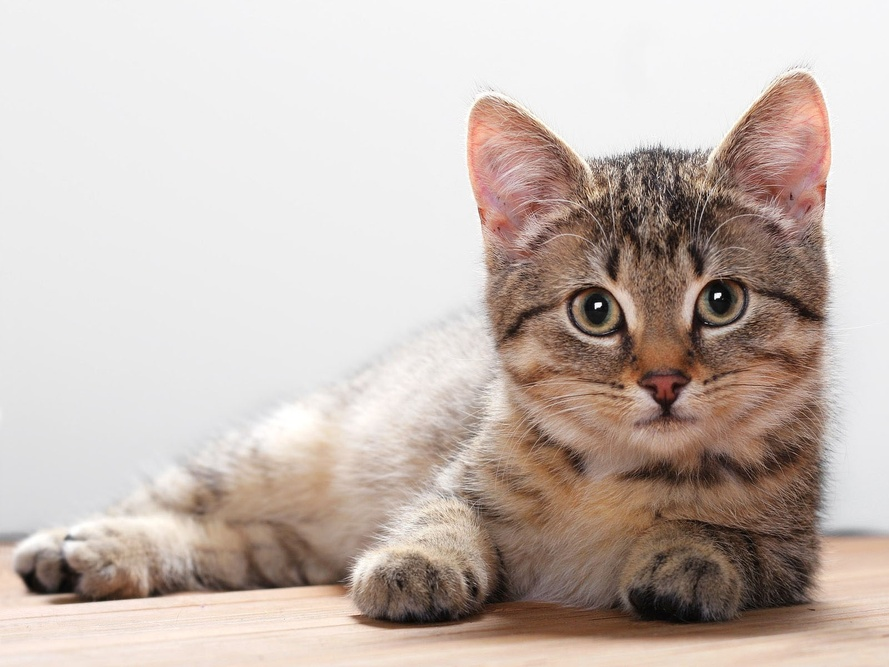
#> input picture cat.jpg, 889 x 667 px, shrunk from 1600 x 1200 before the run
$ python Sketchify.py
#> lines starting #> are read from the running program, lines starting #| are printed output that depends on the picture
import imageio
import numpy as np
import scipy.ndimage
import matplotlib.pyplot as plt
from PIL import Image

sigma_value = 200 #TWEAK THIS FOR QUALITY OF SKETCH

def dodge(front,back):
    result=front*256.0/(256.0-back)
    result[result>255]=255
    result[back==255]=255
    return result.astype('uint8')

def grayscale(rgb):
    return np.dot(rgb[...,:3], [0.299, 0.587, 0.114])

#INSERT IMAGE FILES OR URLs HERE

img1 = "https://www.catster.com/wp-content/uploads/2017/08/Pixiebob-cat.jpg"
img2 = "man.jpg"
img3 = "cat.jpg"
img4 = "dog.jpg"
img5 = "baby.jpg"

start_img = imageio.imread(img3)
#> start_img is the input picture: shape (667, 889, 3); mean R, G, B 198.9, 185.8, 178.7
gray_img = grayscale(start_img)		#CONVERT TO GRAYSCALE
#> in grayscale, `return np.dot(rgb[...,:3], [0.299, 0.587, 0.114])`:
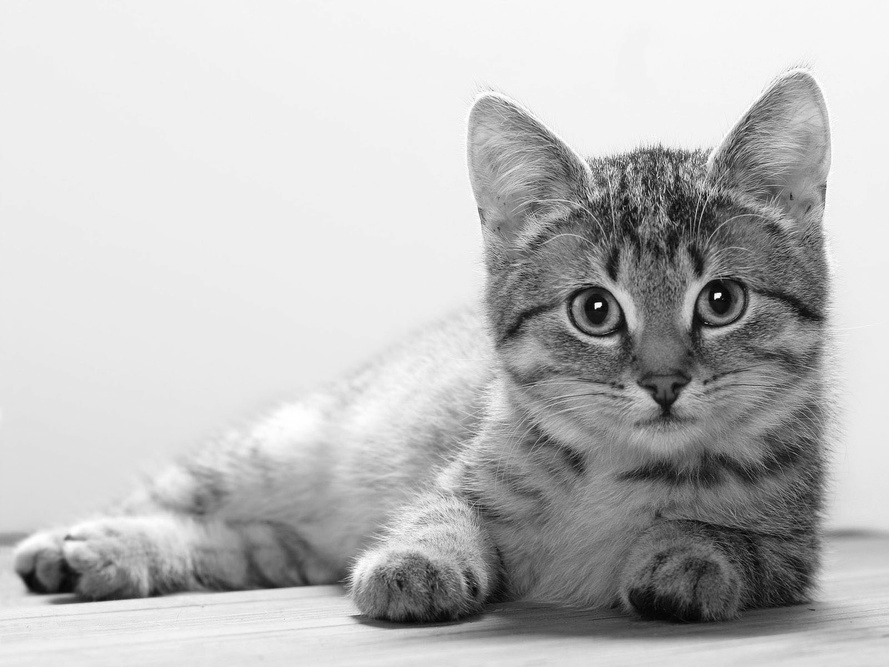
#> returned value: shape (667, 889) float64; min 1.49, max 255, mean 188.9
inverted_img = 255-gray_img			#INVERT IMAGE
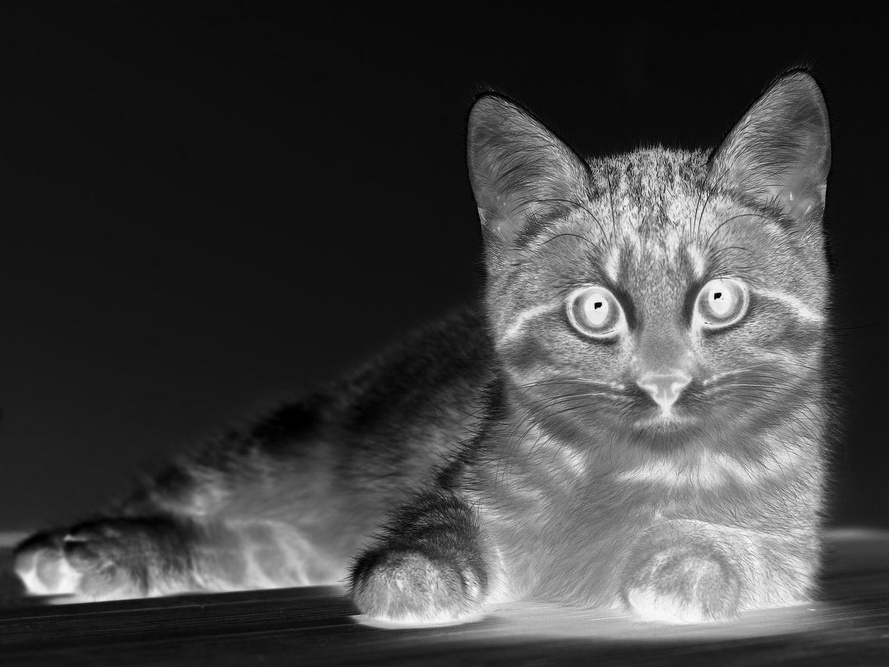
#> inverted_img: shape (667, 889) float64; min 0, max 253.5, mean 66.1
blur_img = scipy.ndimage.filters.gaussian_filter(inverted_img,sigma=sigma_value)	#BLUR IMAGE
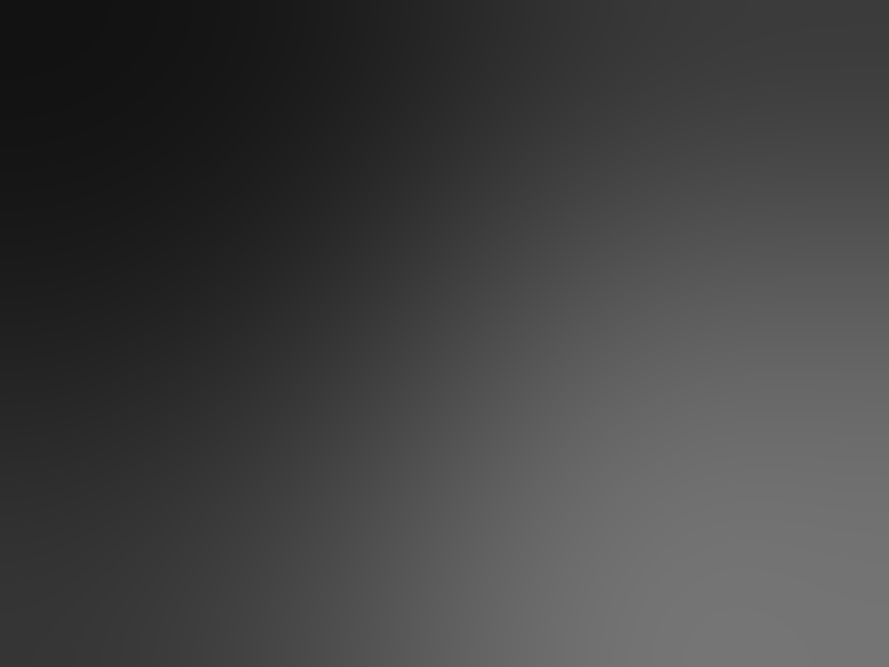
#> blur_img: shape (667, 889) float64; min 18.18, max 117.5, mean 66.1
final_img= dodge(blur_img,gray_img)		#USE DODGE FUNCTION TO GET THE FINAL IMAGE
#> in dodge, `result=front*256.0/(256.0-back)`:
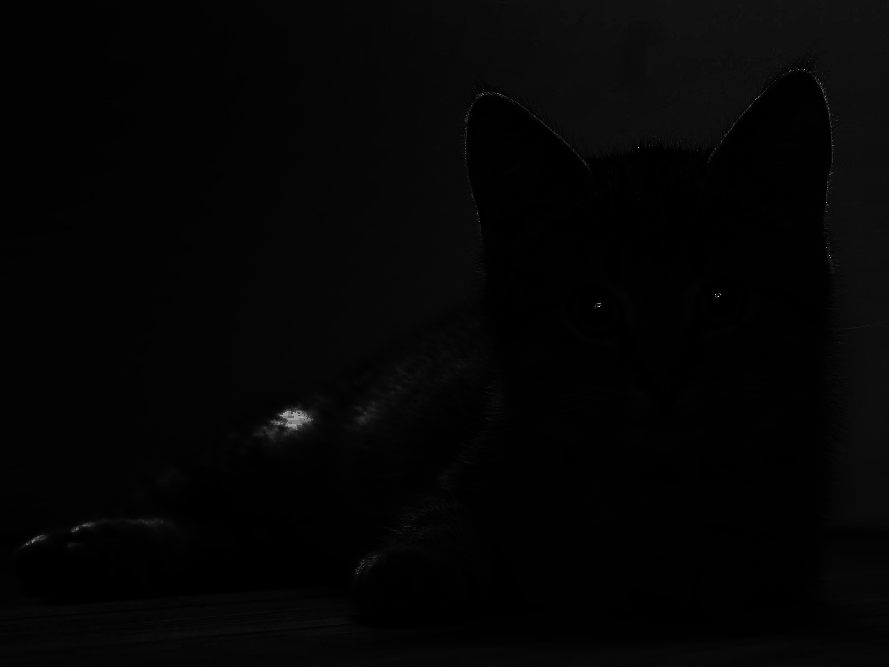
#> result: shape (667, 889) float64; min 53.9, max 23386.3, mean 511.8; drawn with min black and max white
#> in dodge, `result[result>255]=255`:
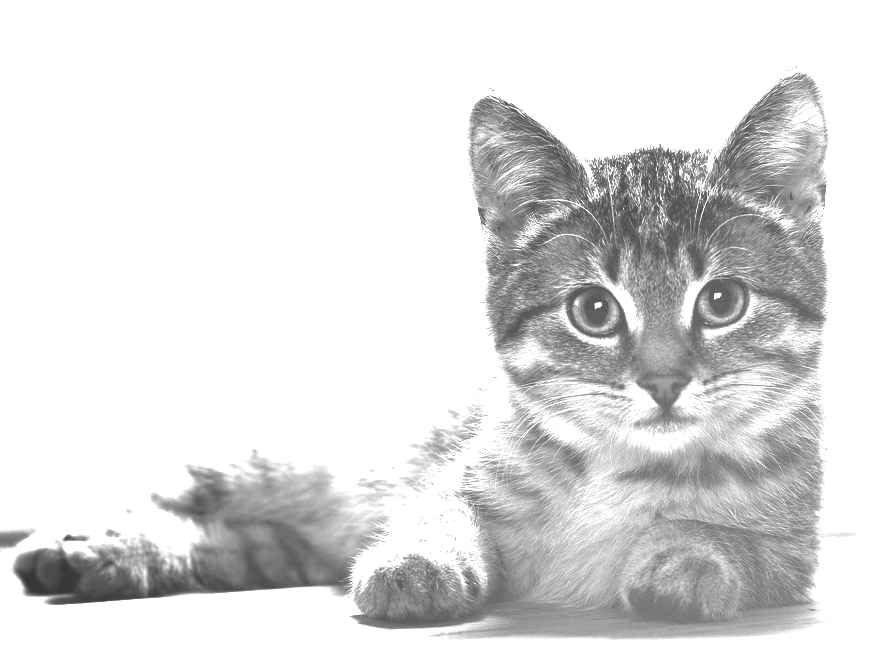
#> result: shape (667, 889) float64; min 53.9, max 255, mean 222.8

plt.imsave('img.png', final_img, cmap='gray', vmin=0, vmax=255)		#SAVE THE SKETCH

final = Image.open('img.png')		#VIEW THE SKETCH

final.show()
